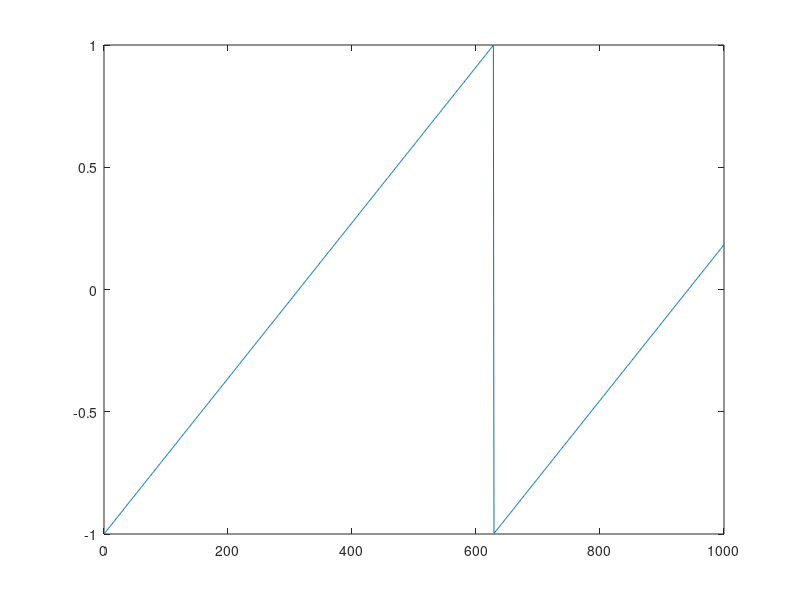
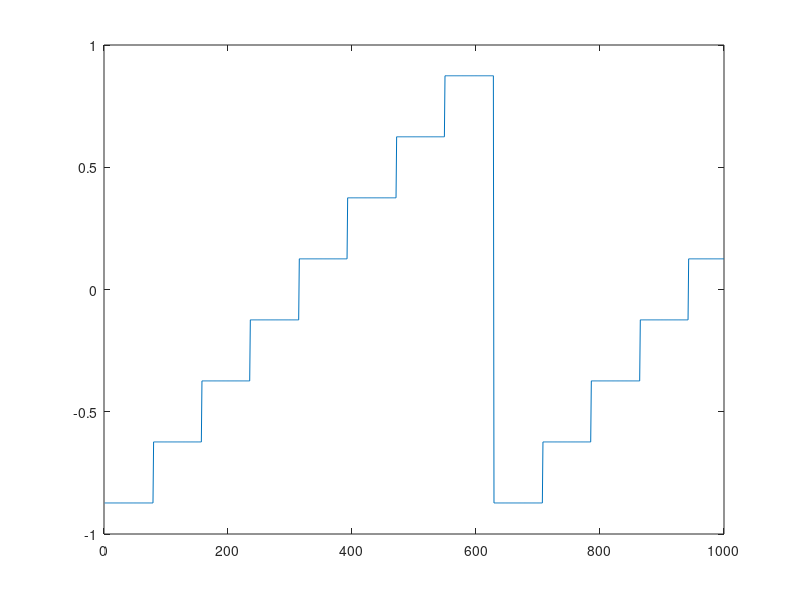
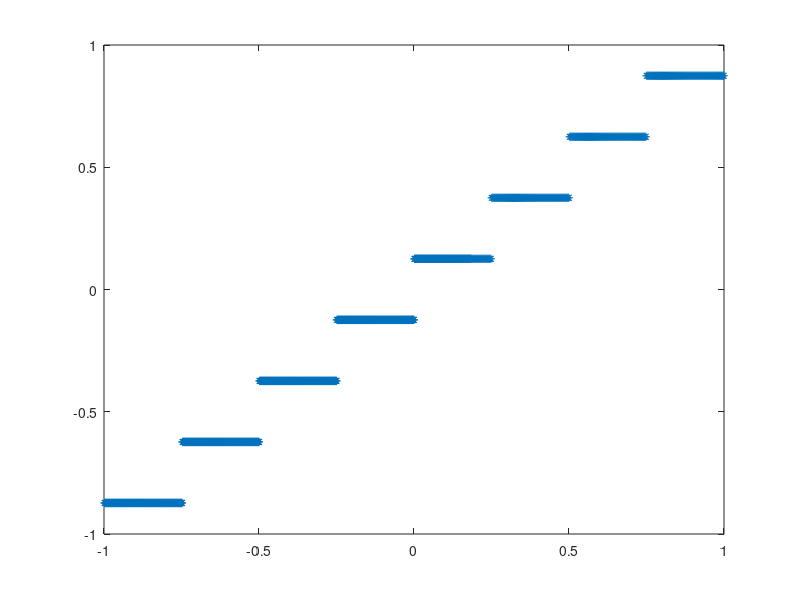
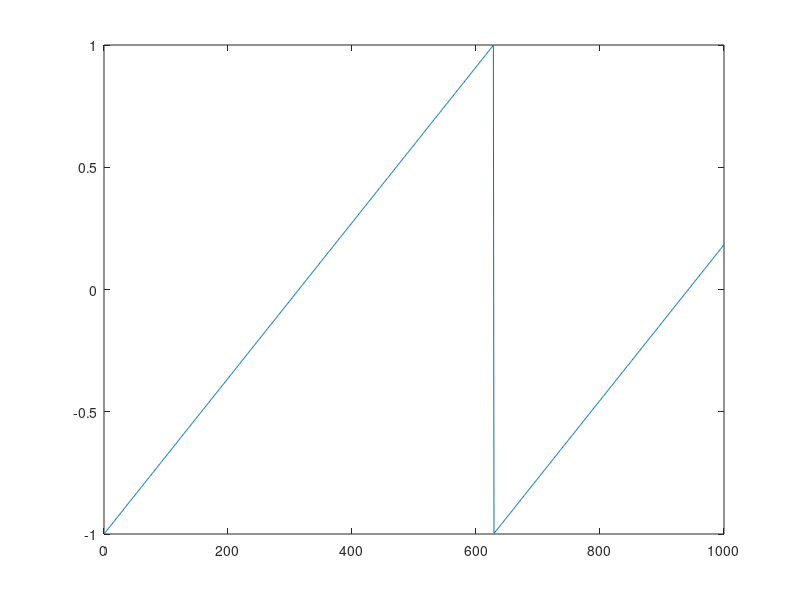

Recreate these plots in MATLAB, in order.
t = 1 : 1000;
omega = 0.01;
xi = sawtooth(omega*t);
figure;
plot(xi);


L = 8;
Delta = (max(xi) - min (xi))/ L;
x(1) = min(xi);
x(L+1) = max(xi);
i = 2:L;
x(2:L) = min(xi) + (i-1) * Delta;
for i=1:L
y(i) = (x(i) + x(i+1))/2;
end





for j = 1 : length (xi)
for i = 1 : L
if xi(j) >= x(i) && xi(j) <= x(i+1)
eta(j) = y(i);
end
end
end


figure;
plot(eta);
figure;
plot (xi, eta, '*');


x1 = raylrnd(1,[1,1000]);
figure;
plot(xi);

x_n(1) = min(xi);
x_n(L+1) = max(xi);
[x_n(2:L), y_n] = lloyds(xi, y);

for j = 1 : length (xi)
for i = 1 : L
if xi(j) >= x_n(i) && xi(j) <= x_n(i+1)
eta_n(j) = y_n(i);
end
end
end
figure;
plot(eta_n);
figure;
plot(xi, eta_n, '*');


